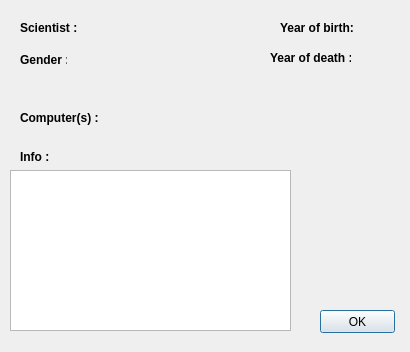
<?xml version="1.0" encoding="UTF-8"?>
<ui version="4.0">
 <class>ClickScientist</class>
 <widget class="QDialog" name="ClickScientist">
  <property name="geometry">
   <rect>
    <x>0</x>
    <y>0</y>
    <width>410</width>
    <height>352</height>
   </rect>
  </property>
  <property name="font">
   <font>
    <weight>75</weight>
    <bold>true</bold>
   </font>
  </property>
  <property name="windowTitle">
   <string>Info</string>
  </property>
  <widget class="QPushButton" name="pushButton">
   <property name="geometry">
    <rect>
     <x>320</x>
     <y>310</y>
     <width>75</width>
     <height>23</height>
    </rect>
   </property>
   <property name="font">
    <font>
     <weight>50</weight>
     <bold>false</bold>
    </font>
   </property>
   <property name="text">
    <string>OK</string>
   </property>
  </widget>
  <widget class="QLabel" name="label">
   <property name="geometry">
    <rect>
     <x>20</x>
     <y>20</y>
     <width>61</width>
     <height>16</height>
    </rect>
   </property>
   <property name="text">
    <string>Scientist :</string>
   </property>
  </widget>
  <widget class="QLabel" name="label_2">
   <property name="geometry">
    <rect>
     <x>90</x>
     <y>20</y>
     <width>151</width>
     <height>16</height>
    </rect>
   </property>
   <property name="font">
    <font>
     <weight>50</weight>
     <bold>false</bold>
    </font>
   </property>
   <property name="text">
    <string/>
   </property>
  </widget>
  <widget class="QLabel" name="label_3">
   <property name="geometry">
    <rect>
     <x>280</x>
     <y>20</y>
     <width>81</width>
     <height>16</height>
    </rect>
   </property>
   <property name="font">
    <font>
     <weight>75</weight>
     <bold>true</bold>
    </font>
   </property>
   <property name="text">
    <string>Year of birth:</string>
   </property>
  </widget>
  <widget class="QLabel" name="label_4">
   <property name="geometry">
    <rect>
     <x>360</x>
     <y>20</y>
     <width>61</width>
     <height>16</height>
    </rect>
   </property>
   <property name="font">
    <font>
     <weight>50</weight>
     <bold>false</bold>
    </font>
   </property>
   <property name="text">
    <string/>
   </property>
  </widget>
  <widget class="QLabel" name="label_5">
   <property name="geometry">
    <rect>
     <x>20</x>
     <y>50</y>
     <width>47</width>
     <height>20</height>
    </rect>
   </property>
   <property name="text">
    <string>Gender :</string>
   </property>
  </widget>
  <widget class="QLabel" name="label_6">
   <property name="geometry">
    <rect>
     <x>90</x>
     <y>50</y>
     <width>61</width>
     <height>21</height>
    </rect>
   </property>
   <property name="font">
    <font>
     <weight>50</weight>
     <bold>false</bold>
    </font>
   </property>
   <property name="text">
    <string/>
   </property>
  </widget>
  <widget class="QLabel" name="label_7">
   <property name="geometry">
    <rect>
     <x>270</x>
     <y>50</y>
     <width>81</width>
     <height>16</height>
    </rect>
   </property>
   <property name="text">
    <string>Year of death :</string>
   </property>
  </widget>
  <widget class="QLabel" name="label_8">
   <property name="geometry">
    <rect>
     <x>370</x>
     <y>50</y>
     <width>47</width>
     <height>16</height>
    </rect>
   </property>
   <property name="font">
    <font>
     <weight>50</weight>
     <bold>false</bold>
    </font>
   </property>
   <property name="text">
    <string/>
   </property>
  </widget>
  <widget class="QLabel" name="label_9">
   <property name="geometry">
    <rect>
     <x>20</x>
     <y>110</y>
     <width>91</width>
     <height>16</height>
    </rect>
   </property>
   <property name="font">
    <font>
     <weight>75</weight>
     <bold>true</bold>
    </font>
   </property>
   <property name="text">
    <string>Computer(s) :</string>
   </property>
  </widget>
  <widget class="QLabel" name="label_10">
   <property name="geometry">
    <rect>
     <x>110</x>
     <y>110</y>
     <width>311</width>
     <height>16</height>
    </rect>
   </property>
   <property name="font">
    <font>
     <weight>50</weight>
     <bold>false</bold>
    </font>
   </property>
   <property name="text">
    <string/>
   </property>
  </widget>
  <widget class="QTextEdit" name="textEdit">
   <property name="geometry">
    <rect>
     <x>10</x>
     <y>170</y>
     <width>281</width>
     <height>161</height>
    </rect>
   </property>
  </widget>
  <widget class="QLabel" name="label_11">
   <property name="geometry">
    <rect>
     <x>20</x>
     <y>150</y>
     <width>47</width>
     <height>13</height>
    </rect>
   </property>
   <property name="font">
    <font>
     <weight>75</weight>
     <bold>true</bold>
    </font>
   </property>
   <property name="text">
    <string>Info :</string>
   </property>
  </widget>
 </widget>
 <resources/>
 <connections/>
</ui>
